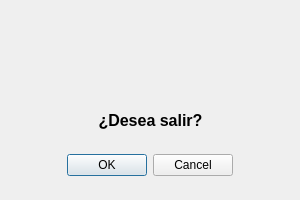
<?xml version="1.0" encoding="UTF-8"?>
<ui version="4.0">
 <class>dlgSalir</class>
 <widget class="QDialog" name="dlgSalir">
  <property name="windowModality">
   <enum>Qt::WindowModal</enum>
  </property>
  <property name="geometry">
   <rect>
    <x>0</x>
    <y>0</y>
    <width>300</width>
    <height>200</height>
   </rect>
  </property>
  <property name="minimumSize">
   <size>
    <width>300</width>
    <height>200</height>
   </size>
  </property>
  <property name="maximumSize">
   <size>
    <width>300</width>
    <height>200</height>
   </size>
  </property>
  <property name="windowTitle">
   <string>Salir</string>
  </property>
  <widget class="QDialogButtonBox" name="buttonBox">
   <property name="geometry">
    <rect>
     <x>50</x>
     <y>150</y>
     <width>200</width>
     <height>30</height>
    </rect>
   </property>
   <property name="minimumSize">
    <size>
     <width>200</width>
     <height>30</height>
    </size>
   </property>
   <property name="maximumSize">
    <size>
     <width>200</width>
     <height>30</height>
    </size>
   </property>
   <property name="orientation">
    <enum>Qt::Horizontal</enum>
   </property>
   <property name="standardButtons">
    <set>QDialogButtonBox::Cancel|QDialogButtonBox::Ok</set>
   </property>
   <property name="centerButtons">
    <bool>true</bool>
   </property>
  </widget>
  <widget class="QLabel" name="imgAviso">
   <property name="geometry">
    <rect>
     <x>110</x>
     <y>30</y>
     <width>81</width>
     <height>61</height>
    </rect>
   </property>
   <property name="text">
    <string/>
   </property>
   <property name="pixmap">
    <pixmap>../img/warning.png</pixmap>
   </property>
   <property name="scaledContents">
    <bool>true</bool>
   </property>
  </widget>
  <widget class="QLabel" name="lblSalir">
   <property name="geometry">
    <rect>
     <x>80</x>
     <y>110</y>
     <width>141</width>
     <height>21</height>
    </rect>
   </property>
   <property name="font">
    <font>
     <pointsize>12</pointsize>
     <weight>75</weight>
     <bold>true</bold>
    </font>
   </property>
   <property name="text">
    <string>¿Desea salir?</string>
   </property>
   <property name="alignment">
    <set>Qt::AlignCenter</set>
   </property>
  </widget>
 </widget>
 <resources/>
 <connections>
  <connection>
   <sender>buttonBox</sender>
   <signal>accepted()</signal>
   <receiver>dlgSalir</receiver>
   <slot>accept()</slot>
   <hints>
    <hint type="sourcelabel">
     <x>248</x>
     <y>254</y>
    </hint>
    <hint type="destinationlabel">
     <x>157</x>
     <y>274</y>
    </hint>
   </hints>
  </connection>
  <connection>
   <sender>buttonBox</sender>
   <signal>rejected()</signal>
   <receiver>dlgSalir</receiver>
   <slot>reject()</slot>
   <hints>
    <hint type="sourcelabel">
     <x>316</x>
     <y>260</y>
    </hint>
    <hint type="destinationlabel">
     <x>286</x>
     <y>274</y>
    </hint>
   </hints>
  </connection>
 </connections>
</ui>
